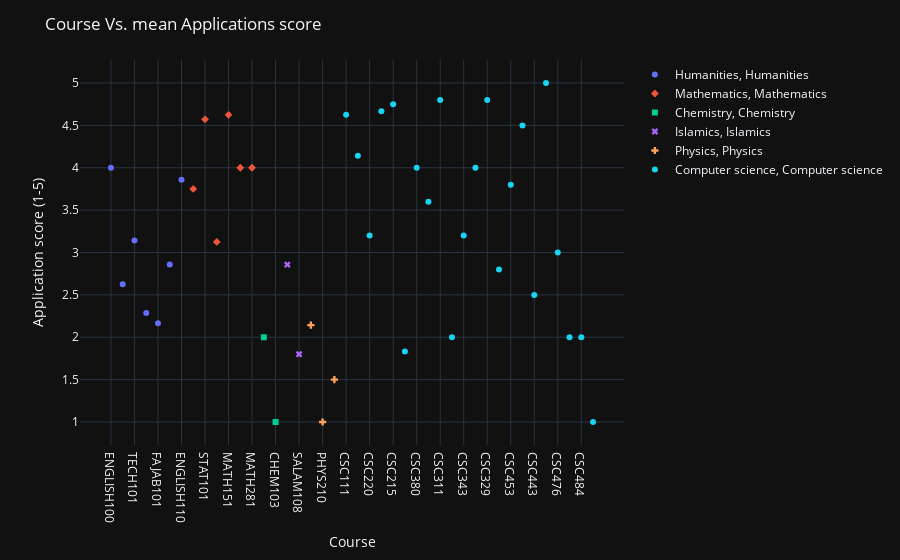

This figure's notebook cell:
### Code cell
fig = px.scatter(course_to_criterion_mean, color=categories, symbol=categories)
fig.update_layout(
    title="Course Vs. mean Applications score",
    xaxis_title="Course",
    yaxis_title="Application score (1-5)",
    legend_title="",
)

### Figure 1 — Plotly figure (JSON) as saved in the notebook; plotly's stock layout.template omitted (floating-point values rounded to 4 significant figures)
{"data": [{"hovertemplate": "color=Humanities<br>symbol=Humanities<br>index=%{x}<br>value=%{y}<extra></extra>", "legendgroup": "Humanities, Humanities", "marker": {"color": "#636efa", "symbol": "circle"}, "mode": "markers", "name": "Humanities, Humanities", "orientation": "v", "showlegend": true, "type": "scatter", "x": ["ENGLISH100", "ARB100", "TECH101", "ENTREPRENEUR101", "FAJAB101", "NAHAJ101", "ENGLISH110"], "xaxis": "x", "y": [4, 2.625, 3.143, 2.286, 2.167, 2.857, 3.857], "yaxis": "y"}, {"hovertemplate": "color=Mathematics<br>symbol=Mathematics<br>index=%{x}<br>value=%{y}<extra></extra>", "legendgroup": "Mathematics, Mathematics", "marker": {"color": "#EF553B", "symbol": "diamond"}, "mode": "markers", "name": "Mathematics, Mathematics", "orientation": "v", "showlegend": true, "type": "scatter", "x": ["MATH101", "STAT101", "MATH106", "MATH151", "MATH244", "MATH281"], "xaxis": "x", "y": [3.75, 4.571, 3.125, 4.625, 4, 4], "yaxis": "y"}, {"hovertemplate": "color=Chemistry<br>symbol=Chemistry<br>index=%{x}<br>value=%{y}<extra></extra>", "legendgroup": "Chemistry, Chemistry", "marker": {"color": "#00cc96", "symbol": "square"}, "mode": "markers", "name": "Chemistry, Chemistry", "orientation": "v", "showlegend": true, "type": "scatter", "x": ["CHEM101", "CHEM103"], "xaxis": "x", "y": [2, 1], "yaxis": "y"}, {"hovertemplate": "color=Islamics<br>symbol=Islamics<br>index=%{x}<br>value=%{y}<extra></extra>", "legendgroup": "Islamics, Islamics", "marker": {"color": "#ab63fa", "symbol": "x"}, "mode": "markers", "name": "Islamics, Islamics", "orientation": "v", "showlegend": true, "type": "scatter", "x": ["SALAM107", "SALAM108"], "xaxis": "x", "y": [2.857, 1.8], "yaxis": "y"}, {"hovertemplate": "color=Physics<br>symbol=Physics<br>index=%{x}<br>value=%{y}<extra></extra>", "legendgroup": "Physics, Physics", "marker": {"color": "#FFA15A", "symbol": "cross"}, "mode": "markers", "name": "Physics, Physics", "orientation": "v", "showlegend": true, "type": "scatter", "x": ["PHYS104", "PHYS210", "PHYS103"], "xaxis": "x", "y": [2.143, 1, 1.5], "yaxis": "y"}, {"hovertemplate": "color=Computer science<br>symbol=Computer science<br>index=%{x}<br>value=%{y}<extra></extra>", "legendgroup": "Computer science, Computer science", "marker": {"color": "#19d3f3", "symbol": "circle"}, "mode": "markers", "name": "Computer science, Computer science", "orientation": "v", "showlegend": true, "type": "scatter", "x": ["CSC111", "CSC113", "CSC220", "CSC212", "CSC215", "CSC304", "CSC380", "CSC227", "CSC311", "CSC339", "CSC343", "CSC361", "CSC329", "CSC340", "CSC453", "CSC496", "CSC443", "CSC462", "CSC476", "CSC478", "CSC484", "CSC489"], "xaxis": "x", "y": [4.625, 4.143, 3.2, 4.667, 4.75, 1.833, 4, 3.6, 4.8, 2, 3.2, 4, 4.8, 2.8, 3.8, 4.5, 2.5, 5, 3, 2, 2, 1], "yaxis": "y"}], "layout": {"legend": {"title": {"text": ""}, "tracegroupgap": 0}, "margin": {"t": 60}, "title": {"text": "Course Vs. mean Applications score"}, "xaxis": {"anchor": "y", "domain": [0, 1], "title": {"text": "Course"}}, "yaxis": {"anchor": "x", "domain": [0, 1], "title": {"text": "Application score (1-5)"}}}}
